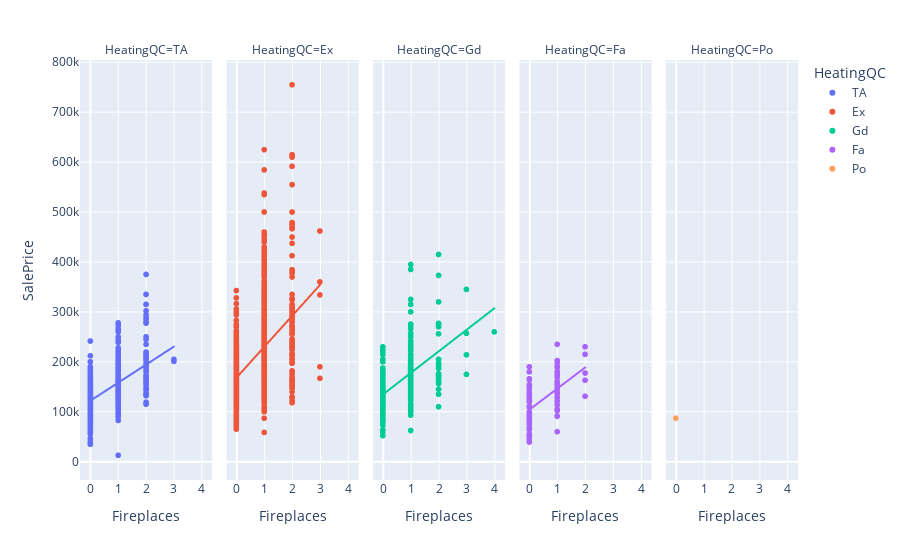

The code cell stored with this chart in its notebook:
### Code cell
fig = px.scatter(ah,x='Fireplaces',y='SalePrice',facet_col='HeatingQC',color='HeatingQC',trendline='ols')
fig.show()

### Figure 1 — Plotly figure (JSON) as saved in the notebook; plotly's stock layout.template omitted (floating-point values rounded to 4 significant figures; data arrays with more than 128 entries replaced by an {"elided": "..."} marker saying what was removed)
{"data": [{"hovertemplate": "HeatingQC=TA<br>Fireplaces=%{x}<br>SalePrice=%{y}<extra></extra>", "legendgroup": "TA", "marker": {"color": "#636efa", "symbol": "circle"}, "mode": "markers", "name": "TA", "showlegend": true, "type": "scattergl", "x": {"elided": "768 int values"}, "xaxis": "x", "y": {"elided": "768 int values"}, "yaxis": "y"}, {"hovertemplate": "<b>OLS trendline</b><br>SalePrice = 36147.5 * Fireplaces + 122018<br>R<sup>2</sup>=0.308127<br><br>HeatingQC=TA<br>Fireplaces=%{x}<br>SalePrice=%{y} <b>(trend)</b><extra></extra>", "legendgroup": "TA", "marker": {"color": "#636efa", "symbol": "circle"}, "mode": "lines", "name": "TA", "showlegend": false, "type": "scattergl", "x": {"elided": "768 int values"}, "xaxis": "x", "y": {"elided": "768 float values"}, "yaxis": "y"}, {"hovertemplate": "HeatingQC=Ex<br>Fireplaces=%{x}<br>SalePrice=%{y}<extra></extra>", "legendgroup": "Ex", "marker": {"color": "#EF553B", "symbol": "circle"}, "mode": "markers", "name": "Ex", "showlegend": true, "type": "scattergl", "x": {"elided": "1293 int values"}, "xaxis": "x2", "y": {"elided": "1293 int values"}, "yaxis": "y2"}, {"hovertemplate": "<b>OLS trendline</b><br>SalePrice = 61981.7 * Fireplaces + 167877<br>R<sup>2</sup>=0.224673<br><br>HeatingQC=Ex<br>Fireplaces=%{x}<br>SalePrice=%{y} <b>(trend)</b><extra></extra>", "legendgroup": "Ex", "marker": {"color": "#EF553B", "symbol": "circle"}, "mode": "lines", "name": "Ex", "showlegend": false, "type": "scattergl", "x": {"elided": "1293 int values"}, "xaxis": "x2", "y": {"elided": "1293 float values"}, "yaxis": "y2"}, {"hovertemplate": "HeatingQC=Gd<br>Fireplaces=%{x}<br>SalePrice=%{y}<extra></extra>", "legendgroup": "Gd", "marker": {"color": "#00cc96", "symbol": "circle"}, "mode": "markers", "name": "Gd", "showlegend": true, "type": "scattergl", "x": {"elided": "434 int values"}, "xaxis": "x3", "y": {"elided": "434 int values"}, "yaxis": "y3"}, {"hovertemplate": "<b>OLS trendline</b><br>SalePrice = 43132.1 * Fireplaces + 134444<br>R<sup>2</sup>=0.299847<br><br>HeatingQC=Gd<br>Fireplaces=%{x}<br>SalePrice=%{y} <b>(trend)</b><extra></extra>", "legendgroup": "Gd", "marker": {"color": "#00cc96", "symbol": "circle"}, "mode": "lines", "name": "Gd", "showlegend": false, "type": "scattergl", "x": {"elided": "434 int values"}, "xaxis": "x3", "y": {"elided": "434 float values"}, "yaxis": "y3"}, {"hovertemplate": "HeatingQC=Fa<br>Fireplaces=%{x}<br>SalePrice=%{y}<extra></extra>", "legendgroup": "Fa", "marker": {"color": "#ab63fa", "symbol": "circle"}, "mode": "markers", "name": "Fa", "showlegend": true, "type": "scattergl", "x": [0, 1, 0, 0, 0, 0, 0, 2, 0, 0, 1, 1, 0, 1, 1, 0, 0, 1, 1, 1, 0, 0, 2, 1, 0, 1, 0, 0, 1, 2, 1, 2, 2, 0, 1, 0, 1, 1, 0, 0, 1, 0, 0, 0, 0, 1, 0, 0, 1, 0, 0, 0, 0, 1, 0, 0, 1, 0, 1, 1, 0, 0, 1, 1, 1, 0, 1, 1, 0, 1, 0, 0, 1, 0, 0, 0, 0, 0, 1, 0, 0, 1, 1, 1], "xaxis": "x4", "y": [150000, 160500, 50000, 63900, 92900, 108538, 179900, 131000, 122000, 45000, 150000, 169000, 96500, 154204, 140000, 68500, 75000, 104000, 235000, 113500, 39300, 133000, 230000, 177625, 190000, 91000, 166000, 79000, 158000, 215000, 197900, 163000, 177500, 64500, 181000, 127500, 175500, 188700, 148500, 149000, 202500, 78000, 82000, 75000, 87500, 136500, 111000, 90000, 161000, 136905, 120000, 52500, 128950, 153500, 96000, 55000, 160000, 87000, 172500, 191000, 139000, 154000, 91500, 102000, 146000, 99600, 158000, 158000, 81400, 104000, 119600, 110000, 60000, 55000, 123500, 64500, 68000, 80000, 105000, 146000, 164000, 127500, 129500, 121000], "yaxis": "y4"}, {"hovertemplate": "<b>OLS trendline</b><br>SalePrice = 42280 * Fireplaces + 103897<br>R<sup>2</sup>=0.315589<br><br>HeatingQC=Fa<br>Fireplaces=%{x}<br>SalePrice=%{y} <b>(trend)</b><extra></extra>", "legendgroup": "Fa", "marker": {"color": "#ab63fa", "symbol": "circle"}, "mode": "lines", "name": "Fa", "showlegend": false, "type": "scattergl", "x": [0, 0, 0, 0, 0, 0, 0, 0, 0, 0, 0, 0, 0, 0, 0, 0, 0, 0, 0, 0, 0, 0, 0, 0, 0, 0, 0, 0, 0, 0, 0, 0, 0, 0, 0, 0, 0, 0, 0, 0, 0, 0, 0, 0, 0, 0, 1, 1, 1, 1, 1, 1, 1, 1, 1, 1, 1, 1, 1, 1, 1, 1, 1, 1, 1, 1, 1, 1, 1, 1, 1, 1, 1, 1, 1, 1, 1, 1, 1, 2, 2, 2, 2, 2], "xaxis": "x4", "y": [103900.0, 103900.0, 103900.0, 103900.0, 103900.0, 103900.0, 103900.0, 103900.0, 103900.0, 103900.0, 103900.0, 103900.0, 103900.0, 103900.0, 103900.0, 103900.0, 103900.0, 103900.0, 103900.0, 103900.0, 103900.0, 103900.0, 103900.0, 103900.0, 103900.0, 103900.0, 103900.0, 103900.0, 103900.0, 103900.0, 103900.0, 103900.0, 103900.0, 103900.0, 103900.0, 103900.0, 103900.0, 103900.0, 103900.0, 103900.0, 103900.0, 103900.0, 103900.0, 103900.0, 103900.0, 103900.0, 146200.0, 146200.0, 146200.0, 146200.0, 146200.0, 146200.0, 146200.0, 146200.0, 146200.0, 146200.0, 146200.0, 146200.0, 146200.0, 146200.0, 146200.0, 146200.0, 146200.0, 146200.0, 146200.0, 146200.0, 146200.0, 146200.0, 146200.0, 146200.0, 146200.0, 146200.0, 146200.0, 146200.0, 146200.0, 146200.0, 146200.0, 146200.0, 146200.0, 188500.0, 188500.0, 188500.0, 188500.0, 188500.0], "yaxis": "y4"}, {"hovertemplate": "HeatingQC=Po<br>Fireplaces=%{x}<br>SalePrice=%{y}<extra></extra>", "legendgroup": "Po", "marker": {"color": "#FFA15A", "symbol": "circle"}, "mode": "markers", "name": "Po", "showlegend": true, "type": "scattergl", "x": [0], "xaxis": "x5", "y": [87000], "yaxis": "y5"}, {"hovertemplate": "HeatingQC=Po<extra></extra>", "legendgroup": "Po", "marker": {"color": "#FFA15A", "symbol": "circle"}, "mode": "lines", "name": "Po", "showlegend": false, "type": "scattergl", "xaxis": "x5", "yaxis": "y5"}], "layout": {"annotations": [{"font": {}, "showarrow": false, "text": "HeatingQC=TA", "x": 0.092, "xanchor": "center", "xref": "paper", "y": 1, "yanchor": "bottom", "yref": "paper"}, {"font": {}, "showarrow": false, "text": "HeatingQC=Ex", "x": 0.296, "xanchor": "center", "xref": "paper", "y": 1, "yanchor": "bottom", "yref": "paper"}, {"font": {}, "showarrow": false, "text": "HeatingQC=Gd", "x": 0.5, "xanchor": "center", "xref": "paper", "y": 1, "yanchor": "bottom", "yref": "paper"}, {"font": {}, "showarrow": false, "text": "HeatingQC=Fa", "x": 0.704, "xanchor": "center", "xref": "paper", "y": 1, "yanchor": "bottom", "yref": "paper"}, {"font": {}, "showarrow": false, "text": "HeatingQC=Po", "x": 0.908, "xanchor": "center", "xref": "paper", "y": 1, "yanchor": "bottom", "yref": "paper"}], "autosize": true, "legend": {"title": {"text": "HeatingQC"}, "tracegroupgap": 0}, "margin": {"t": 60}, "xaxis": {"anchor": "y", "autorange": true, "domain": [0, 0.184], "range": [-0.3136, 4.314], "title": {"text": "Fireplaces"}, "type": "linear"}, "xaxis2": {"anchor": "y2", "autorange": true, "domain": [0.204, 0.388], "matches": "x", "range": [-0.3136, 4.314], "title": {"text": "Fireplaces"}, "type": "linear"}, "xaxis3": {"anchor": "y3", "autorange": true, "domain": [0.408, 0.592], "matches": "x", "range": [-0.3136, 4.314], "title": {"text": "Fireplaces"}, "type": "linear"}, "xaxis4": {"anchor": "y4", "autorange": true, "domain": [0.612, 0.796], "matches": "x", "range": [-0.3136, 4.314], "title": {"text": "Fireplaces"}, "type": "linear"}, "xaxis5": {"anchor": "y5", "autorange": true, "domain": [0.816, 1], "matches": "x", "range": [-0.3136, 4.314], "title": {"text": "Fireplaces"}, "type": "linear"}, "yaxis": {"anchor": "x", "autorange": true, "domain": [0, 1], "range": [-44680.0, 812500.0], "title": {"text": "SalePrice"}, "type": "linear"}, "yaxis2": {"anchor": "x2", "autorange": true, "domain": [0, 1], "matches": "y", "range": [-44680.0, 812500.0], "showticklabels": false, "type": "linear"}, "yaxis3": {"anchor": "x3", "autorange": true, "domain": [0, 1], "matches": "y", "range": [-44680.0, 812500.0], "showticklabels": false, "type": "linear"}, "yaxis4": {"anchor": "x4", "autorange": true, "domain": [0, 1], "matches": "y", "range": [-44680.0, 812500.0], "showticklabels": false, "type": "linear"}, "yaxis5": {"anchor": "x5", "autorange": true, "domain": [0, 1], "matches": "y", "range": [-44680.0, 812500.0], "showticklabels": false, "type": "linear"}}}
